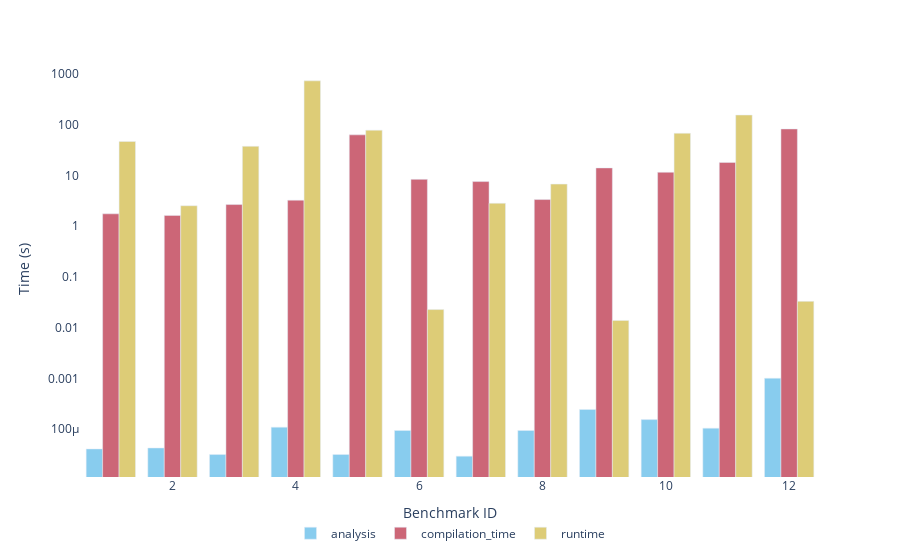

Notebook code cell kept with this figure:
### Code cell
df_sparse = df[df["method"] == "Sparse (prop=true)"]

df_melt = df_sparse.melt(
    id_vars=["file_name", "method", "benchmark_id"],
    value_vars=["analysis", "compilation_time", "runtime"],
    var_name="metric",
    value_name="value"
)

df_melt["metric"] = df_melt["metric"]

fig = px.bar(
    df_melt,
    x="benchmark_id",
    y="value",
    color="metric",
    barmode="group",
    log_y=True,
    labels={"value": "Time (s)", "benchmark_id": "Benchmark ID", "runtime": "Runtime"},
    #title="Analysis Time vs Compilation Time vs Runtime - sparse+prop=true (Log Scale)",
    color_discrete_sequence=px.colors.qualitative.Safe,
)
fig.update_layout(
    legend=dict(orientation="h", yanchor="top", xanchor="center", x=0.5),
    plot_bgcolor="white", legend_title=None

)
fig.write_image("my_plot.svg")
fig.show()

### Figure 1 — Plotly figure (JSON) as saved in the notebook; plotly's stock layout.template omitted (floating-point values rounded to 4 significant figures)
{"data": [{"alignmentgroup": "True", "hovertemplate": "metric=analysis<br>Benchmark ID=%{x}<br>Time (s)=%{y}<extra></extra>", "legendgroup": "analysis", "marker": {"color": "rgb(136, 204, 238)", "pattern": {"shape": ""}}, "name": "analysis", "offsetgroup": "analysis", "orientation": "v", "showlegend": true, "textposition": "auto", "type": "bar", "x": [1, 2, 3, 4, 5, 6, 7, 8, 9, 10, 11, 12], "xaxis": "x", "y": [4.044e-05, 4.224e-05, 3.135e-05, 0.000109, 3.141e-05, 9.376e-05, 2.916e-05, 9.358e-05, 0.0002434, 0.0001536, 0.0001042, 0.001006], "yaxis": "y"}, {"alignmentgroup": "True", "hovertemplate": "metric=compilation_time<br>Benchmark ID=%{x}<br>Time (s)=%{y}<extra></extra>", "legendgroup": "compilation_time", "marker": {"color": "rgb(204, 102, 119)", "pattern": {"shape": ""}}, "name": "compilation_time", "offsetgroup": "compilation_time", "orientation": "v", "showlegend": true, "textposition": "auto", "type": "bar", "x": [1, 2, 3, 4, 5, 6, 7, 8, 9, 10, 11, 12], "xaxis": "x", "y": [1.761, 1.641, 2.685, 3.278, 63.66, 8.435, 7.628, 3.369, 14.18, 11.63, 18.22, 83.24], "yaxis": "y"}, {"alignmentgroup": "True", "hovertemplate": "metric=runtime<br>Benchmark ID=%{x}<br>Time (s)=%{y}<extra></extra>", "legendgroup": "runtime", "marker": {"color": "rgb(221, 204, 119)", "pattern": {"shape": ""}}, "name": "runtime", "offsetgroup": "runtime", "orientation": "v", "showlegend": true, "textposition": "auto", "type": "bar", "x": [1, 2, 3, 4, 5, 6, 7, 8, 9, 10, 11, 12], "xaxis": "x", "y": [47.16, 2.545, 37.86, 740.6, 78.77, 0.02275, 2.849, 6.793, 0.0139, 68.6, 156.8, 0.03302], "yaxis": "y"}], "layout": {"barmode": "group", "legend": {"orientation": "h", "title": {}, "tracegroupgap": 0, "x": 0.5, "xanchor": "center", "yanchor": "top"}, "margin": {"t": 60}, "plot_bgcolor": "white", "xaxis": {"anchor": "y", "domain": [0, 1], "title": {"text": "Benchmark ID"}}, "yaxis": {"anchor": "x", "domain": [0, 1], "title": {"text": "Time (s)"}, "type": "log"}}}
